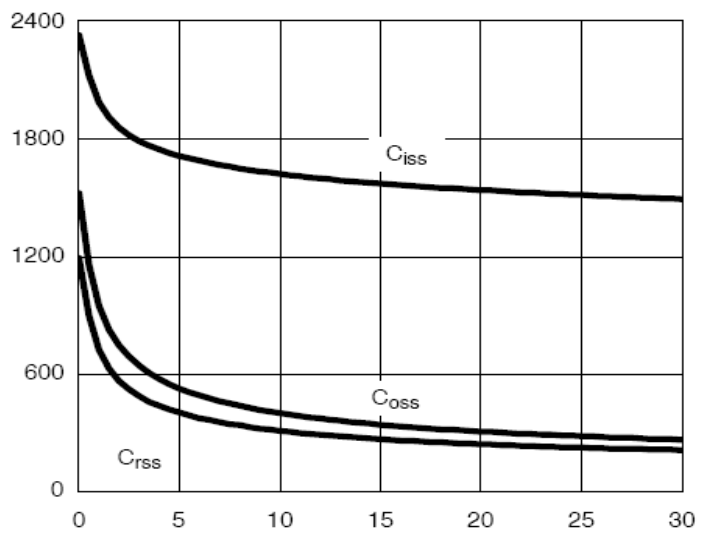
#> input picture tests/fixtures/cap_wrong_serve/4435.webp, 706 x 539 px
$ python -i gate_charge_trace.py   (imports and definitions only)
#> lines starting #> are read from the running program, lines starting #| are printed output that depends on the picture; after the words box and inside, x2 and y2 are one past the last pixel; in counts of white or black regions, pixels touching at a corner belong together
#> further down, picture is the input picture: shape (539, 706); min 0, max 255, mean 238.7
from __future__ import annotations

import math

import cv2
import numpy as np
import pymupdf
from PIL import Image, ImageDraw

from .gate_charge_branch import follow_branch_through_hops
from . import visible_text


def _pdf_to_px(rect: pymupdf.Rect, scale: float, x: float, y: float) -> tuple[float, float]:
    return (x - rect.x0) * scale, (y - rect.y0) * scale


# [340 lines left out: functions _cluster_runs, _mask_page_text, _trace_component, _curve_score, _gate_curve_is_monotone, _repair_narrow_plateau_branch_excursion and 2 more, not called in this run]


_PLATEAU_SPECK_COLUMNS = 4
_PLATEAU_MAX_SPECKS = 2


# [620 lines left out: functions _plateau_bridge_ends, _plateau_band_rows, _dark_run_extent, _source_plateau_band_centre, _source_horizontal_plateau_bridge, _prepend_source_supported_initial_ramp and 9 more, not called in this run]


def _axis_line_components(gray: np.ndarray) -> tuple[
    list[tuple[int, int, int, int]], list[tuple[int, int, int, int]]
]:
    """Return horizontal and vertical long-stroke component rectangles."""

    _, bw = cv2.threshold(gray, 238, 255, cv2.THRESH_BINARY_INV)
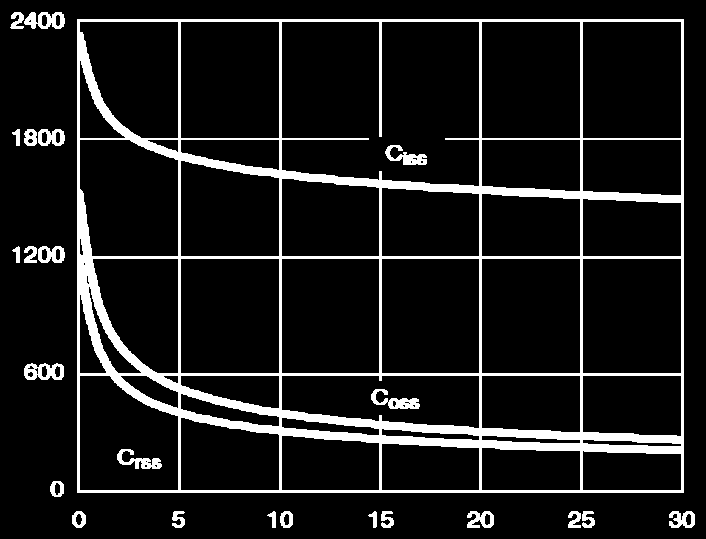
#> bw: shape (539, 706); 10.5% white; 24 white regions, largest, box (x1, y1, x2, y2) and area: (77, 19, 684, 493) 34859, (24, 363, 64, 380) 445, (24, 12, 65, 29) 438
    h, w = bw.shape
#> h = 539; w = 706
    h_kernel = cv2.getStructuringElement(cv2.MORPH_RECT, (max(30, int(0.22 * w)), 1))
    v_kernel = cv2.getStructuringElement(cv2.MORPH_RECT, (1, max(30, int(0.22 * h))))
#> v_kernel = 118 values from 1 to 1
    h_lines = cv2.morphologyEx(bw, cv2.MORPH_OPEN, h_kernel)
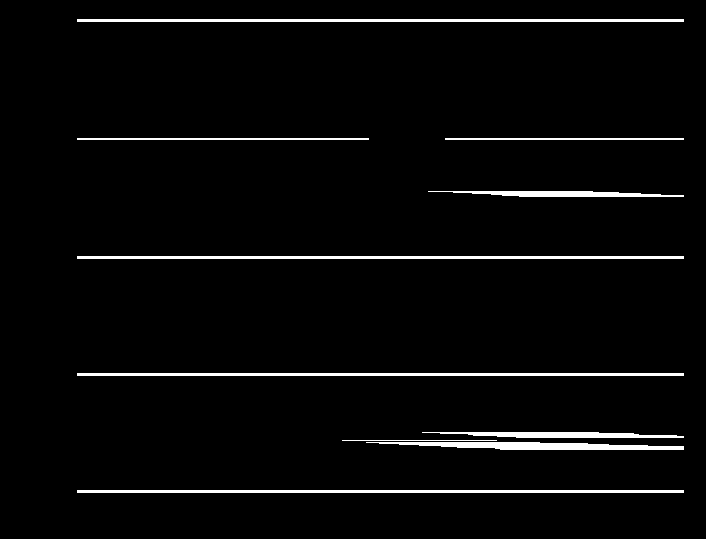
#> h_lines: shape (539, 706); 3.2% white; 10 white regions, largest, box (x1, y1, x2, y2) and area: (77, 19, 684, 22) 1821, (77, 256, 684, 259) 1821, (77, 373, 684, 376) 1821
    v_lines = cv2.morphologyEx(bw, cv2.MORPH_OPEN, v_kernel)
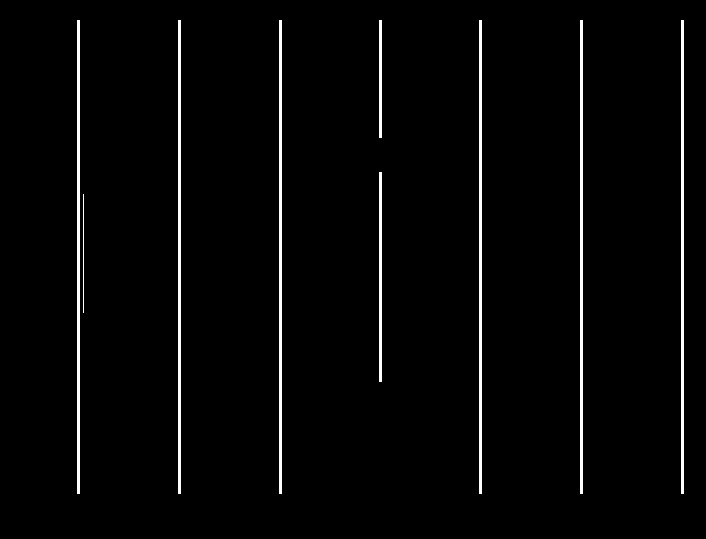
#> v_lines: shape (539, 706); 2.5% white; 9 white regions

    def components(image: np.ndarray) -> list[tuple[int, int, int, int]]:
        contours, _ = cv2.findContours(image, cv2.RETR_EXTERNAL, cv2.CHAIN_APPROX_SIMPLE)
#> contours = 10 contours, 1 with area under 20; largest, box (x1, y1, x2, y2) and area: (366, 442, 684, 450) 1346, (77, 490, 684, 493) 1212, (77, 373, 684, 376) 1212, (77, 256, 684, 259) 1212, (77, 19, 684, 22) 1212
        return [cv2.boundingRect(contour) for contour in contours]

    return components(h_lines), components(v_lines)
#> in components (call 2), `contours, _ = cv2.findContours(image, cv2.RETR_EXTERNAL, cv2.CHAIN_APP..`: contours = 9 contours, 1 with area under 20; largest, box (x1, y1, x2, y2) and area: (681, 20, 684, 494) 946, (580, 20, 583, 494) 946, (479, 20, 482, 494) 946, (279, 20, 282, 494) 946, (178, 20, 181, 494) 946, (77, 20, 80, 494) 946, (379, 172, 382, 382) 418, (379, 20, 382, 138) 234


# [298 lines left out: functions _detect_aligned_plot_frame, _detect_regular_grid_box, _projection_line_centers, _longest_regular_run, _smooth_polyline, _band_has_crossing_stroke and 2 more, not called in this run]

>>> import cv2
>>> picture = cv2.imread('../../tests/fixtures/cap_wrong_serve/4435.webp', cv2.IMREAD_GRAYSCALE)
>>> result = _axis_line_components(picture)

$ run again, on tests/fixtures/cap_wrong_serve/AGMH022N10H.webp
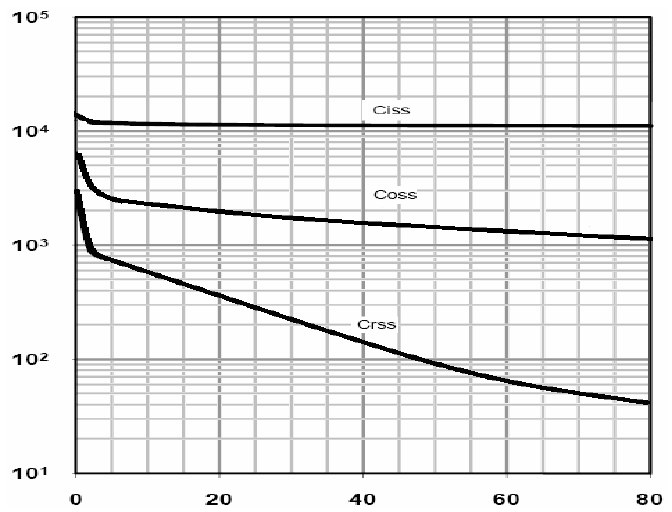
#> input picture tests/fixtures/cap_wrong_serve/AGMH022N10H.webp, 672 x 512 px
#> picture is the input picture: shape (512, 672); min 0, max 255, mean 232
#> in _axis_line_components, `_, bw = cv2.threshold(gray, 238, 255, cv2.THRESH_BINARY_INV)`:
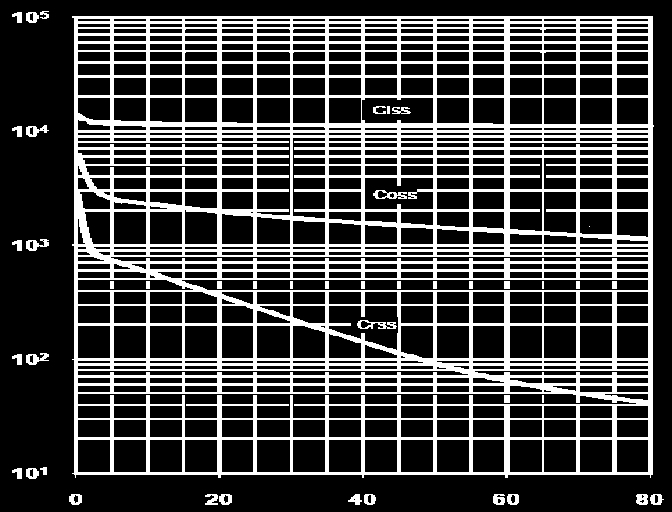
#> bw: shape (512, 672); 26.3% white; 44 white regions (3 under 20 px), largest, box (x1, y1, x2, y2) and area: (72, 16, 654, 478) 87672, (357, 320, 397, 329) 172, (373, 190, 407, 199) 159
#> h_lines: shape (512, 672); 16.7% white; 46 white regions, largest, box (x1, y1, x2, y2) and area: (87, 122, 654, 128) 2512, (72, 16, 653, 19) 1741, (72, 244, 653, 247) 1741
#> in _axis_line_components, `v_lines = cv2.morphologyEx(bw, cv2.MORPH_OPEN, v_kernel)`:
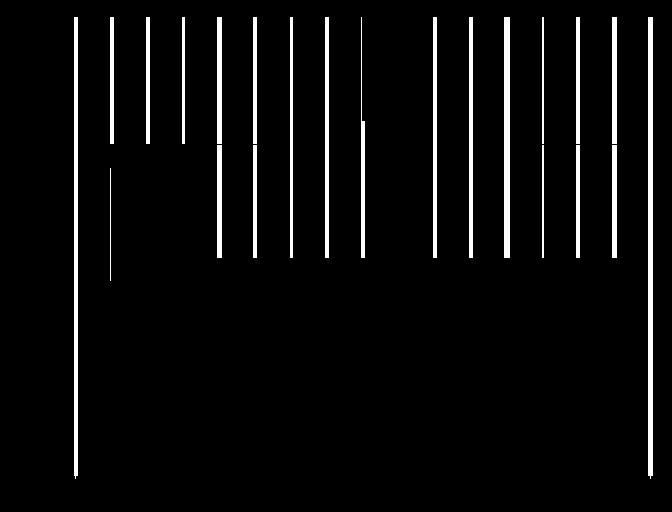
#> v_lines: shape (512, 672); 4.7% white; 22 white regions
#> contours = 46 contours, 1 with area under 20; largest, box (x1, y1, x2, y2) and area: (87, 122, 654, 128) 1944, (72, 244, 653, 247) 1158, (72, 16, 653, 19) 1158, (72, 472, 653, 475) 1157, (72, 358, 653, 361) 1157
#> contours = 22 contours, 1 with area under 20; largest, box (x1, y1, x2, y2) and area: (648, 17, 653, 479) 1833, (74, 17, 78, 479) 1375, (504, 17, 510, 258) 1200, (469, 17, 473, 258) 720, (433, 17, 437, 258) 720

$ run again, on tests/fixtures/cap_wrong_serve/BSC320N20NS3GATMA1.webp
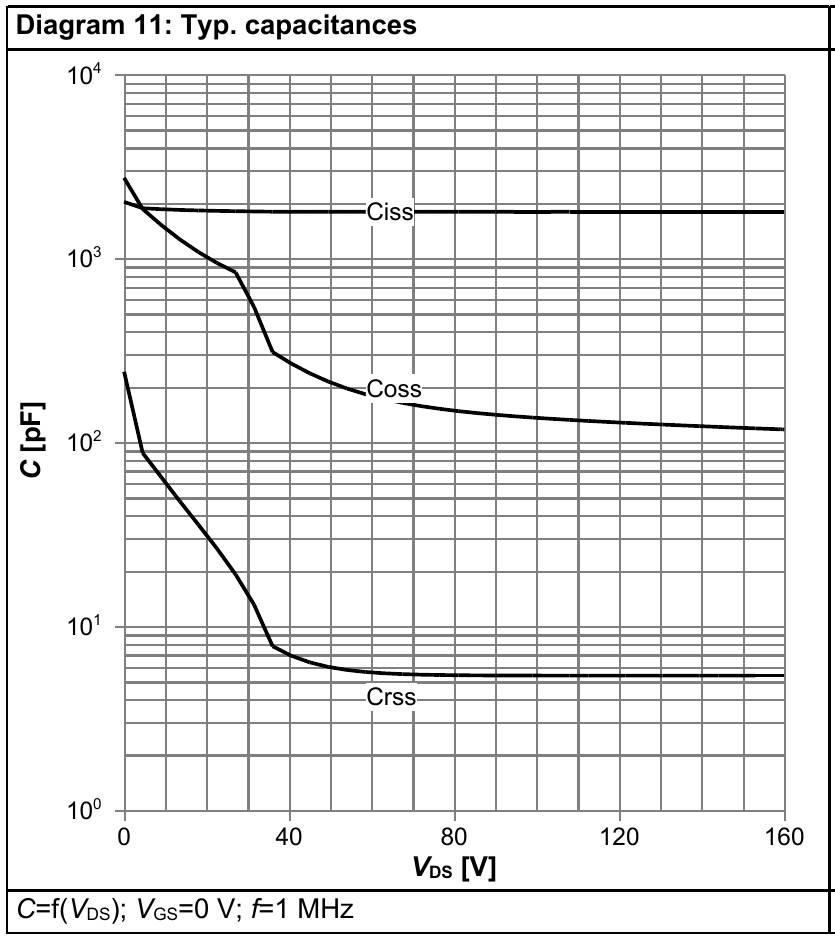
#> input picture tests/fixtures/cap_wrong_serve/BSC320N20NS3GATMA1.webp, 835 x 939 px
#> picture is the input picture: shape (939, 835); min 0, max 255, mean 232.3
#> in _axis_line_components, `_, bw = cv2.threshold(gray, 238, 255, cv2.THRESH_BINARY_INV)`:
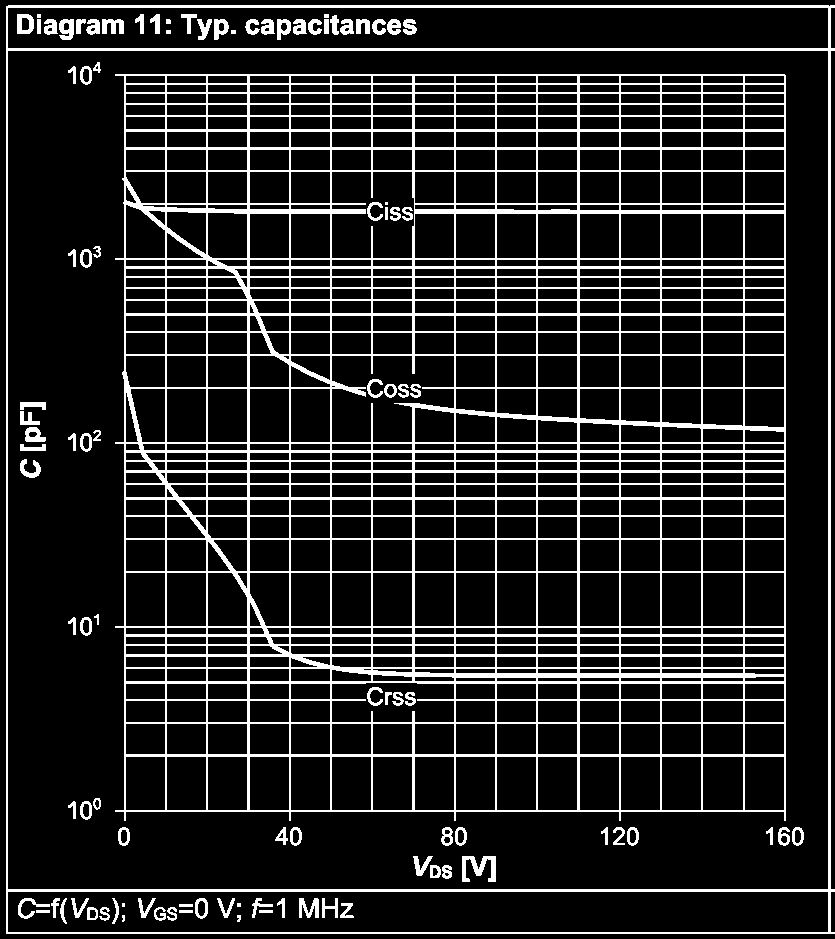
#> bw: shape (939, 835); 14.5% white; 104 white regions (5 under 20 px), largest, box (x1, y1, x2, y2) and area: (115, 74, 786, 821) 88939, (6, 5, 835, 934) 13706, (462, 856, 496, 882) 471
#> h_lines: shape (939, 835); 8.8% white; 47 white regions, largest, box (x1, y1, x2, y2) and area: (6, 48, 835, 51) 2487, (6, 889, 835, 892) 2487, (6, 5, 835, 8) 2479
#> in _axis_line_components, `v_lines = cv2.morphologyEx(bw, cv2.MORPH_OPEN, v_kernel)`:
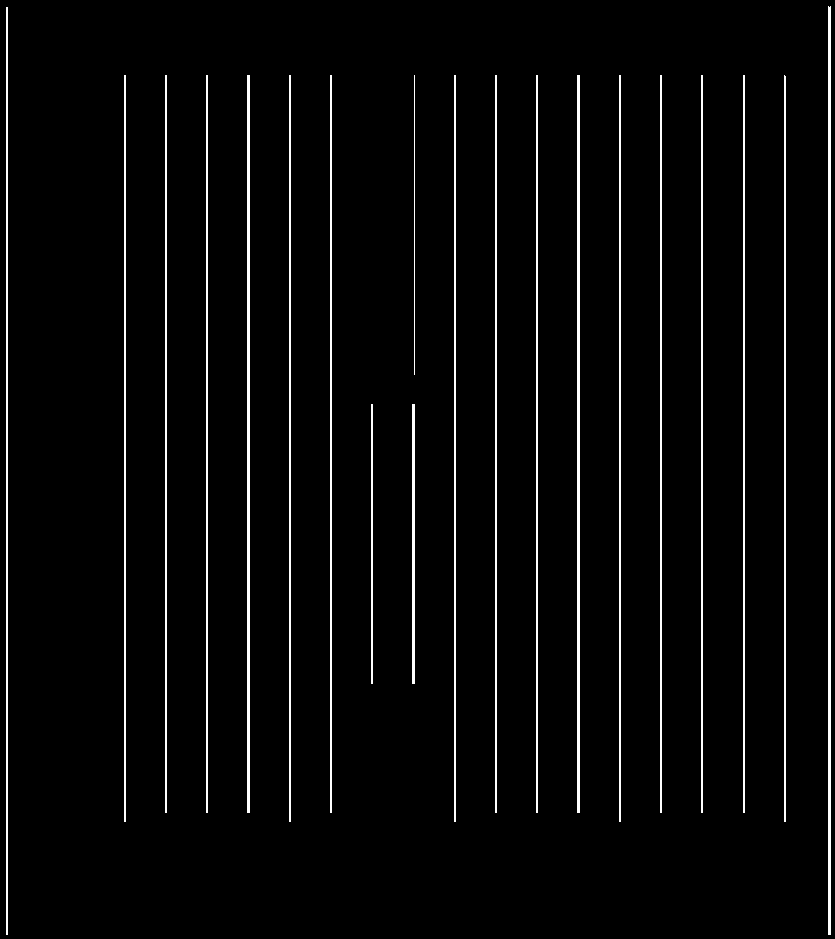
#> v_lines: shape (939, 835); 3.8% white in thin lines or dots
#> contours = 47 contours; largest, box (x1, y1, x2, y2) and area: (6, 889, 835, 892) 1656, (6, 48, 835, 51) 1656, (6, 5, 835, 8) 1649, (358, 673, 786, 678) 1476, (124, 754, 786, 757) 1322
#> contours = 20 contours, 1 with area under 20; largest, box (x1, y1, x2, y2) and area: (828, 6, 831, 935) 1855, (577, 75, 580, 813) 1474, (247, 75, 250, 813) 1474, (6, 7, 8, 935) 927, (619, 75, 621, 822) 746

$ run again, on tests/fixtures/cap_wrong_serve/DMN39M1LFVW-7-HXY.unicoded.webp
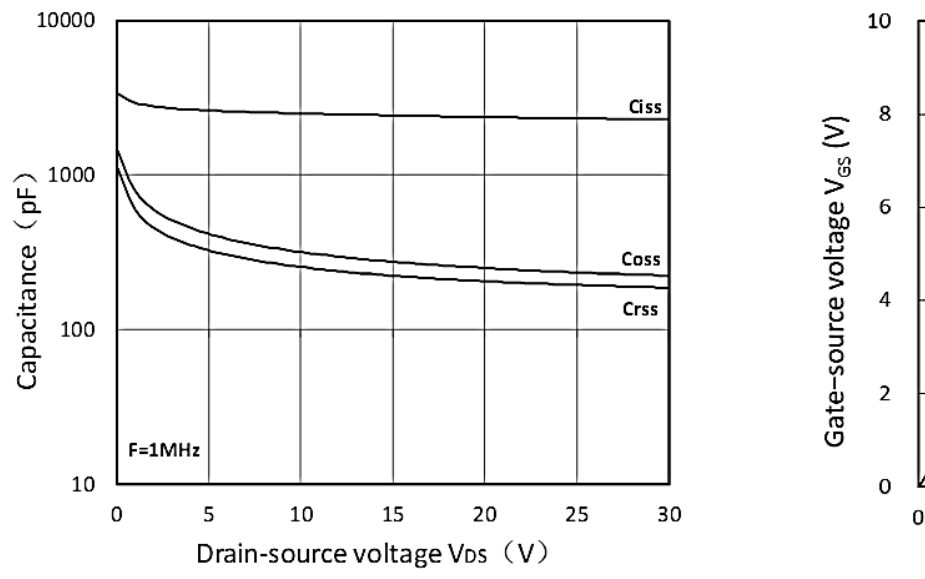
#> input picture tests/fixtures/cap_wrong_serve/DMN39M1LFVW-7-HXY.unicoded.webp, 925 x 579 px
#> picture is the input picture: shape (579, 925); min 0, max 255, mean 243.8
#> in _axis_line_components, `_, bw = cv2.threshold(gray, 238, 255, cv2.THRESH_BINARY_INV)`:
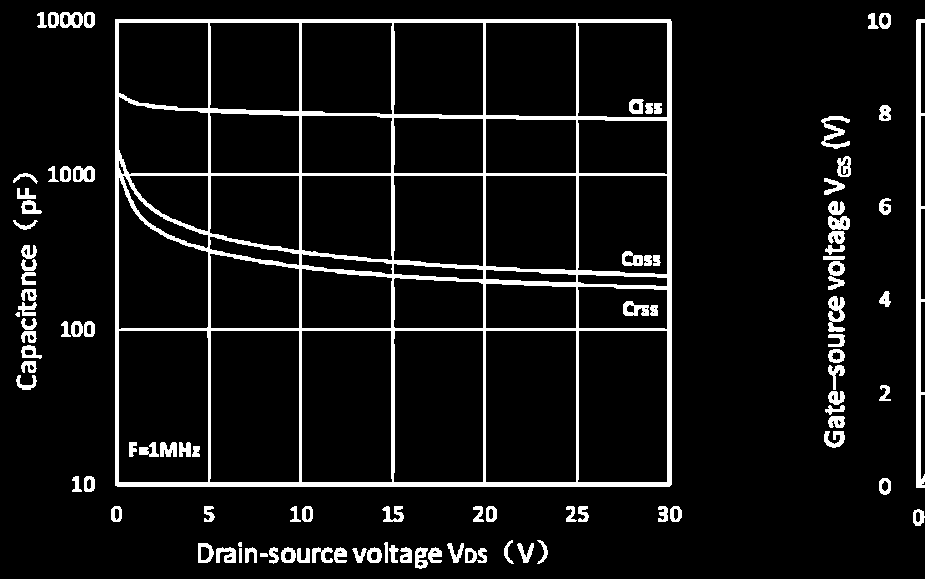
#> bw: shape (579, 925); 7.9% white; 103 white regions (2 under 20 px), largest, box (x1, y1, x2, y2) and area: (115, 19, 672, 487) 26401, (916, 19, 925, 488) 2448, (821, 116, 850, 149) 401
#> h_lines: shape (579, 925); 1.7% white; 5 white regions, box (x1, y1, x2, y2) and area: (115, 482, 672, 487) 2780, (115, 19, 672, 23) 2226, (115, 328, 672, 331) 1658, (115, 173, 672, 176) 1648, (283, 115, 672, 119) 991
#> in _axis_line_components, `v_lines = cv2.morphologyEx(bw, cv2.MORPH_OPEN, v_kernel)`:
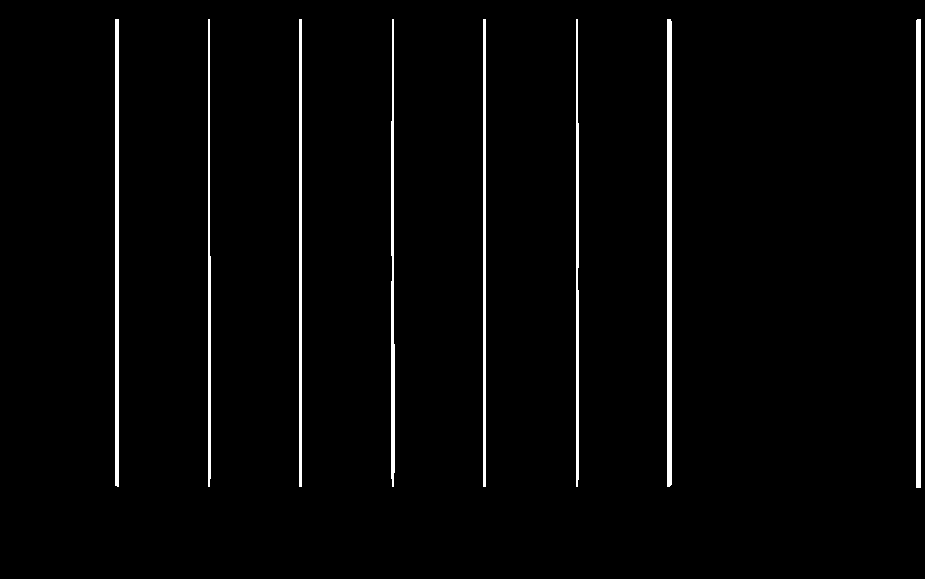
#> v_lines: shape (579, 925); 2.5% white; 8 white regions
#> contours = 5 contours; box (x1, y1, x2, y2) and area: (115, 482, 672, 487) 2220, (115, 19, 672, 23) 1666, (115, 328, 672, 331) 1100, (115, 173, 672, 176) 1090, (283, 115, 672, 119) 602
#> contours = 8 contours; box (x1, y1, x2, y2) and area: (916, 19, 921, 488) 1872, (667, 19, 672, 487) 1864, (115, 19, 119, 487) 1400, (483, 19, 486, 487) 934, (299, 19, 302, 487) 934, (391, 19, 395, 487) 929, (576, 19, 579, 487) 802, (208, 19, 211, 487) 690
